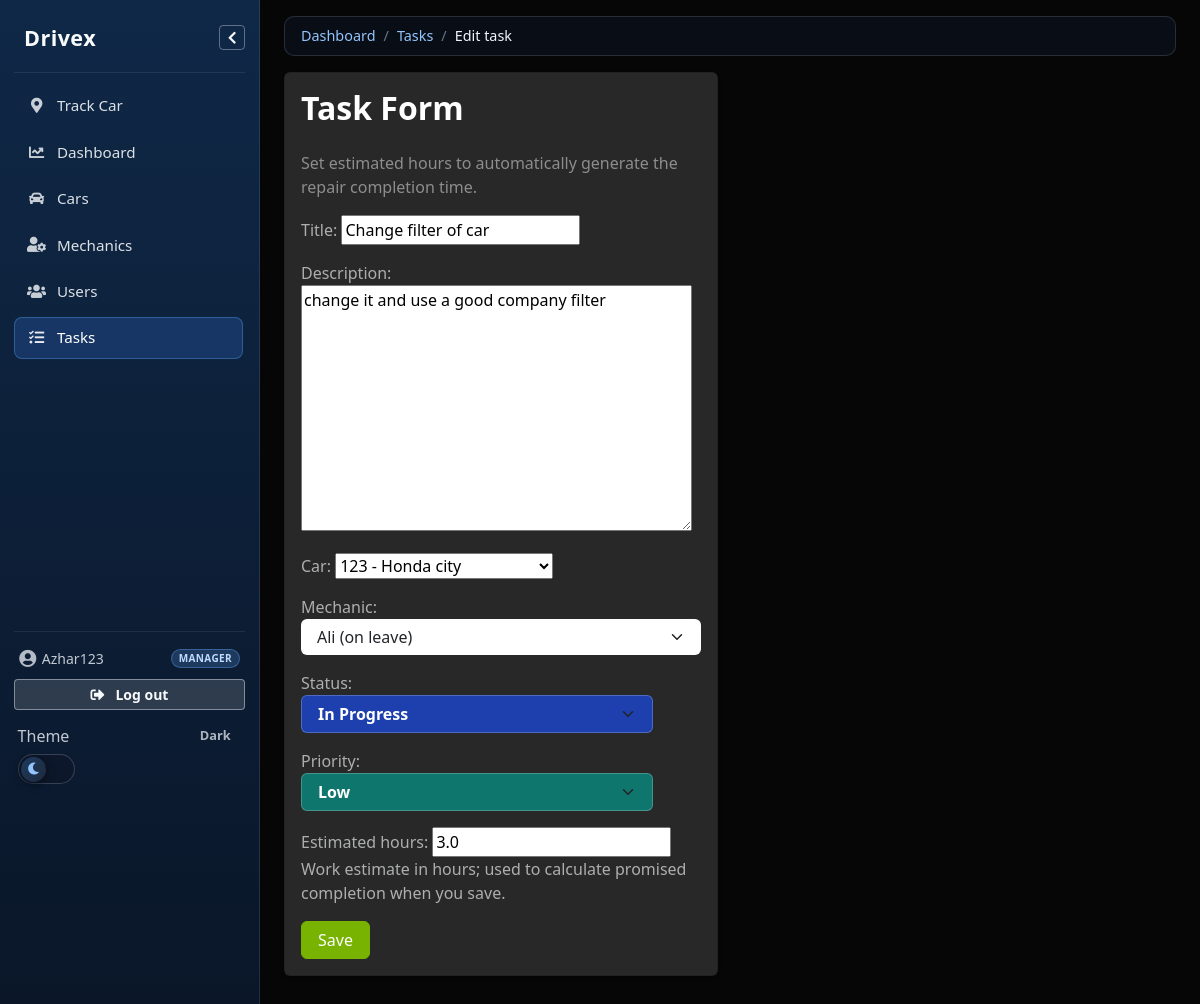
The app's page /tasks/3/update/ (signed in), older data.
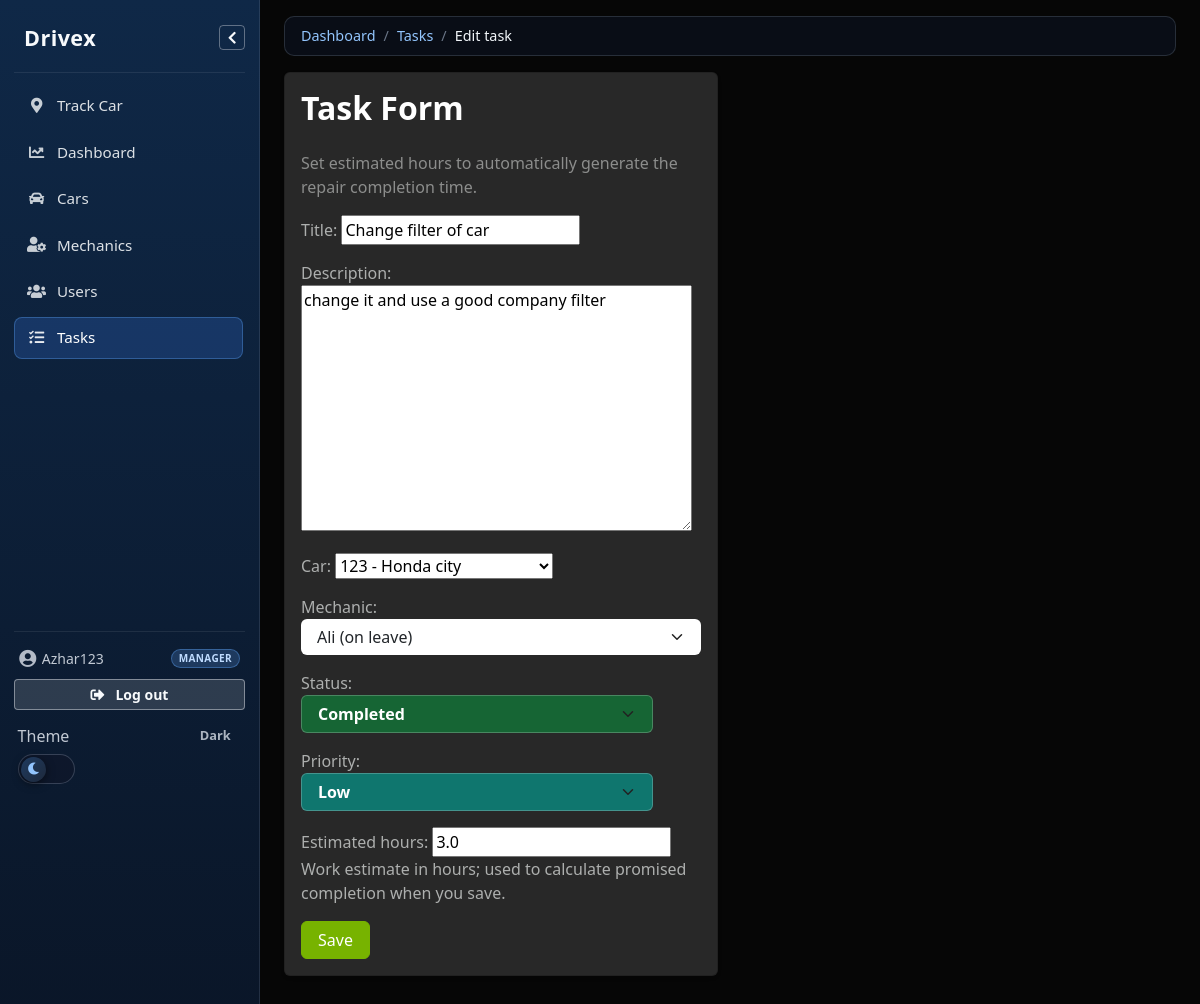
The same page, newer data.
### taskapp/models.py (models this page shows, shortened)
class Task(models.Model):
    STATUS_CHOICES = [
        ('pending', 'Pending'),
        ('in_progress', 'In Progress'),
        ('completed', 'Completed'),
    ]
    PRIORITY_CHOICES = [
        ('low', 'Low'),
        ('medium', 'Medium'),
        ('high', 'High'),
    ]
    car = models.ForeignKey(
        Cars,
        on_delete=models.CASCADE,
        related_name='tasks'
    )
    mechanic = models.ForeignKey(
        Mechanic,
        on_delete=models.SET_NULL,
        null=True,
        blank=True,
        related_name='tasks'
    )
    title = models.CharField(max_length=200)
    description = models.TextField(blank=True)
    status = models.CharField(
        max_length=20,
        choices=STATUS_CHOICES,
        default='pending'
    )
    priority = models.CharField(
        max_length=10,
        choices=PRIORITY_CHOICES,
        default='medium'
    )
    estimated_hours = models.DecimalField(
        max_digits=4,
        decimal_places=1,
        null=True,
        blank=True,
        help_text='Work estimate in hours; used to calculate promised completion when you save.',
    )
    promised_completion_at = models.DateTimeField(null=True, blank=True)
    created_at = models.DateTimeField(auto_now_add=True)
    updated_at = models.DateTimeField(auto_now=True)
    class Meta:
        ordering = ['status', '-created_at']
    def save(self, *args, **kwargs):
        if self.estimated_hours:
            base_time = self.created_at or timezone.now()
            self.promised_completion_at = base_time + timedelta(
                hours=float(self.estimated_hours)
            )
        else:
            self.promised_completion_at = None
        super().save(*args, **kwargs)
        if self.mechanic_id and self.status != 'completed':
            Mechanic.objects.filter(pk=self.mechanic_id).update(
                is_manually_busy=False,
            )

### taskapp/views.py (the view)
# urls.py: path('tasks/<int:pk>/update/', views.TaskUpdateView.as_view(), name='task_update'),
class TaskUpdateView(ShopManagerRequiredMixin, UpdateView):
    model = Task
    form_class = TaskForm
    template_name = 'tasks/task_form.html'
    success_url = reverse_lazy('task_list')
    def get_queryset(self):
        return Task.objects.select_related('car', 'mechanic')

### taskapp/breadcrumbs.py (called while the page is built)
def _dashboard():
    return {"label": _("Dashboard"), "url": reverse("home")}

def _tasks_index():
    return {"label": _("Tasks"), "url": reverse("task_list")}

### taskapp/context_processors.py (called while the page is built, shortened)
def admin_mechanic_task_summary(request):
    try:
        admin_index = reverse('admin:index')
    except Exception:
        return {}
    if request.path.rstrip('/') != admin_index.rstrip('/'):
        return {}

def shop_roles(request):
    user = request.user
    role = resolve_shop_access_role(user) if user.is_authenticated else None
    return {
        'shop_role': role,
        'is_shop_manager': role == 'manager',
        'shop_mechanic': get_mechanic_profile(user) if user.is_authenticated else None,
    }

def shop_breadcrumbs(request):
    return {'shop_breadcrumb_items': resolve_shop_breadcrumb_items(request)}

### taskapp/mixins.py (called while the page is built)
    def test_func(self):
        return is_shop_manager(self.request.user)

### taskapp/models.py (called while the page is built)
    def __str__(self):
        return f"{self.registration_number} - {self.make} {self.model}"

### taskapp/rbac.py (called while the page is built)
def is_shop_manager(user) -> bool:
    if not user.is_authenticated:
        return False
    if user.is_superuser:
        return True
    return user.groups.filter(name=MANAGER_GROUP).exists()

### taskapp/templates/tasks/task_form.html
{% extends 'base.html' %} {% block content %}
<div class="row">
  <div class="col-12 col-lg-8 col-xl-6">
    <div class="card shadow-sm">
      <div class="card-body">
        <h2 class="mb-4">Task Form</h2>
        <p class="text-muted mb-3">
          Set estimated hours to automatically generate the repair completion time.
        </p>
        <form method="post">
          {% csrf_token %} {{ form.as_p }}
          <button type="submit" class="btn btn-success">Save</button>
        </form>
      </div>
    </div>
  </div>
</div>
{% endblock %}

Row changes from the older to the newer data that the page shows:
changed Task "Change filter of car": status "In Progress" → "Completed"
